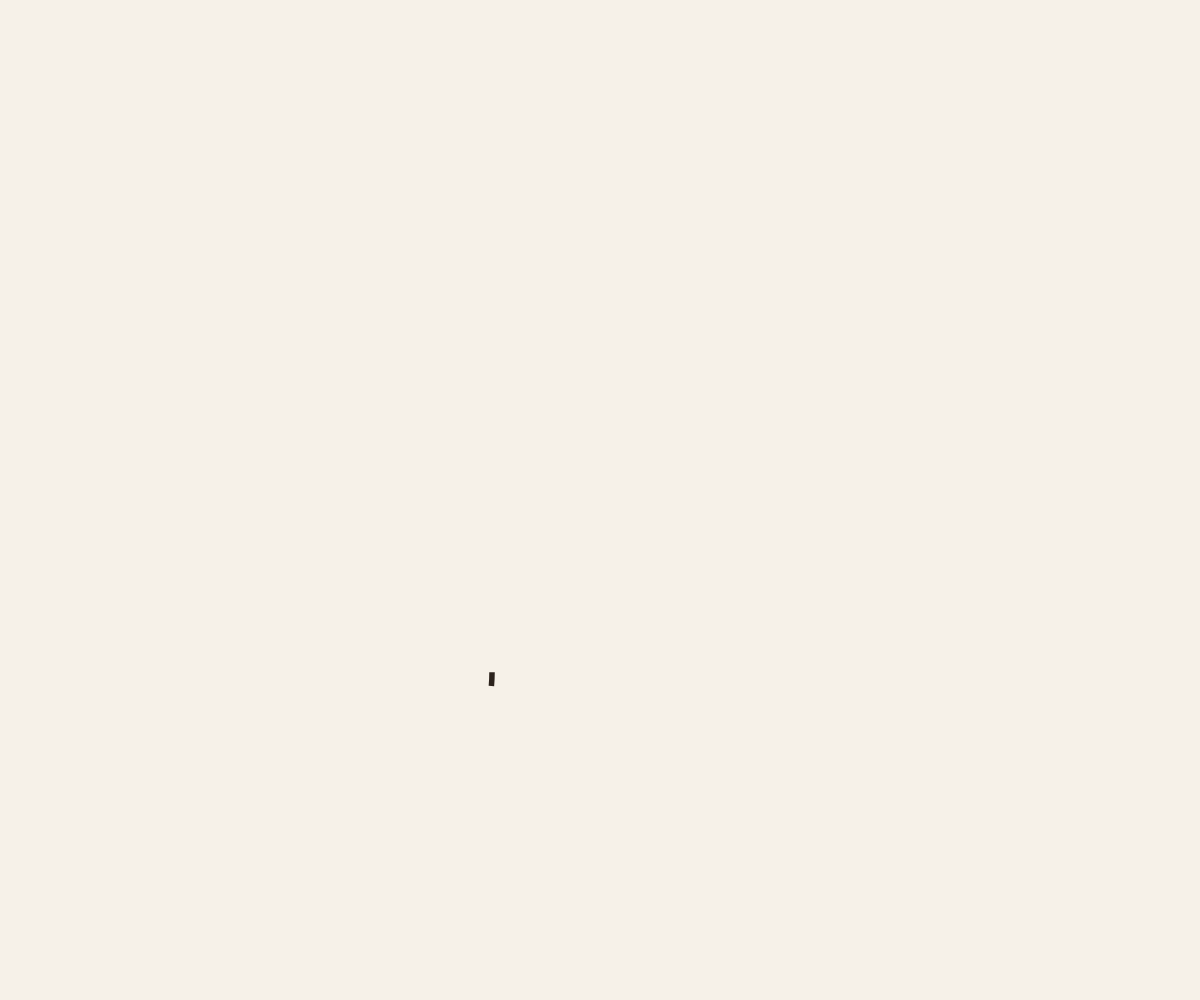
Frame 1 (no input)
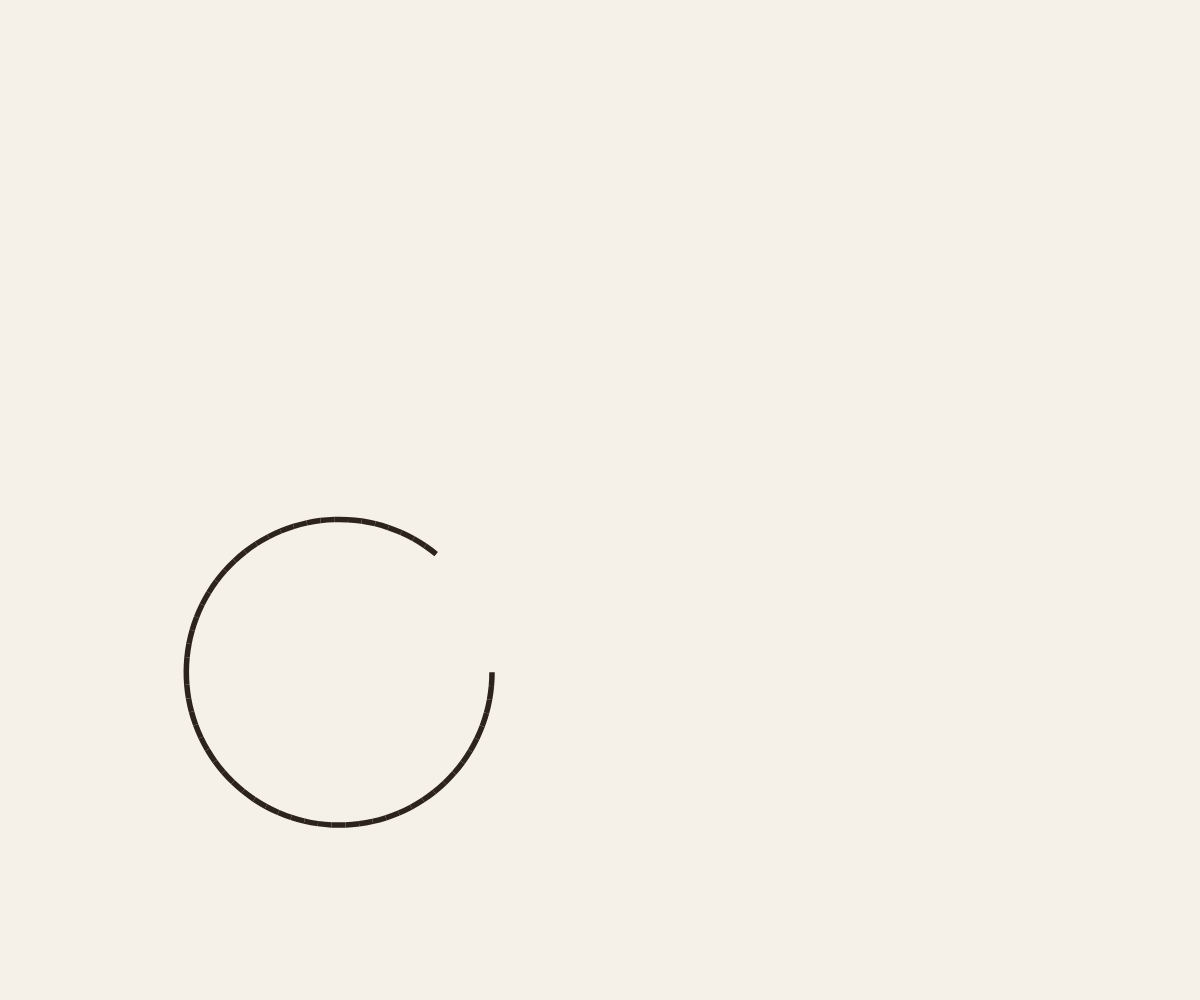
Frame 60 (no input)
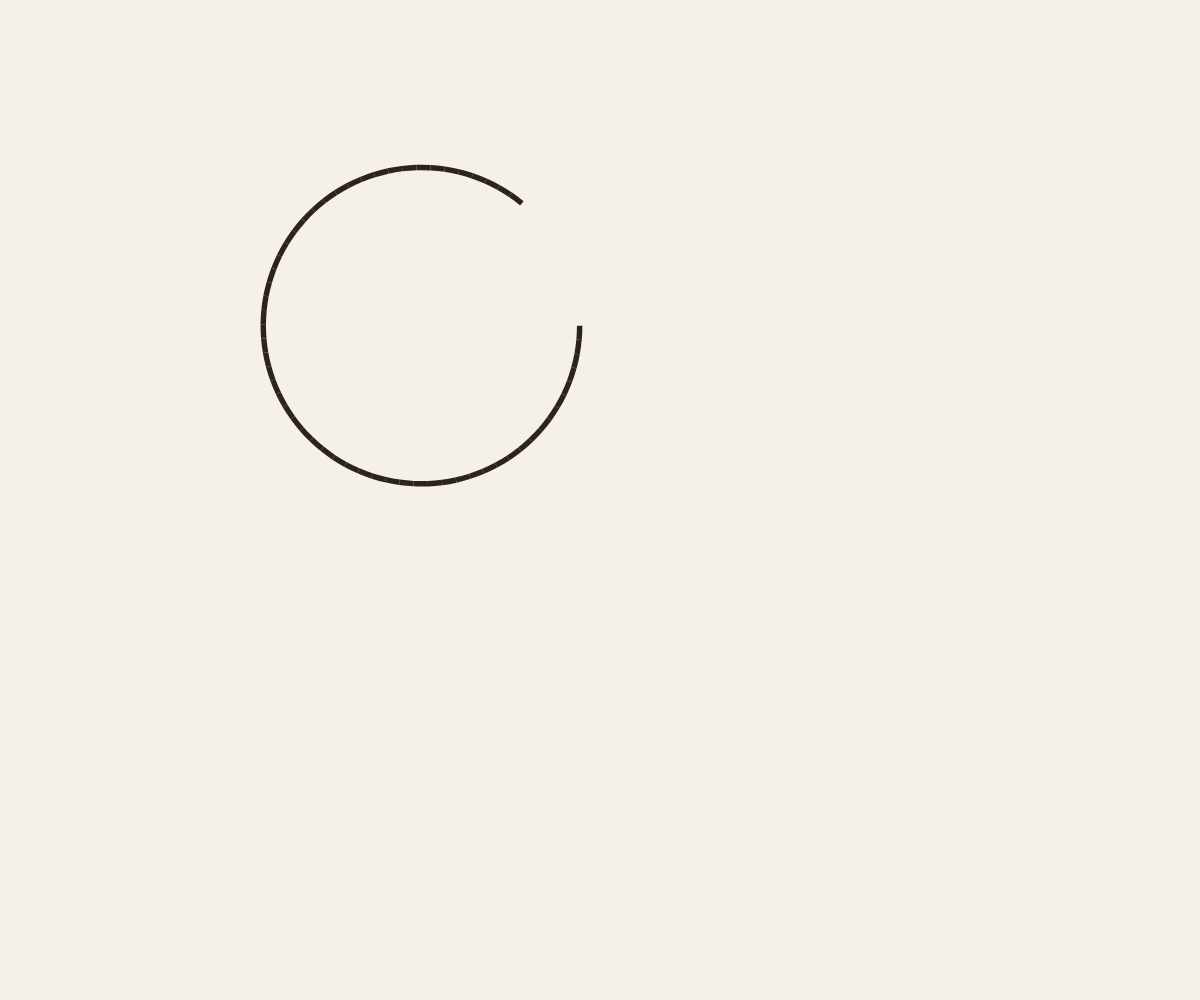
Frame 120 (the mouse pressed at the canvas centre since frame 60)

The p5.js sketch that drew these frames (run headless with seeded random() and noise() and a simulated clock; from frame 60 on, the mouse is pressed at the canvas centre):

// p5.js sketch
// ── sketch.js
const sketchCredits = {
  title: "doodle diary circles",
  author: "@camellia_doodle",
  url: "https://www.instagram.com/p/DTQC1gpE-6S/",
};

registerSketchCredits(sketchCredits);

const BG_COLOR = [246, 241, 232];
const CIRCLE_STROKE_COLOR = [44, 35, 28];
const VIEWPORT_MARGIN = 2;

const TOUCH_EPSILON = 1.2;
const TANGENT_SOLVER_EPSILON = 0.000001;
const TANGENT_COLLAPSE_EPSILON = 0.0001;

const REFERENCE_CANVAS_AREA = 1280 * 800;
const MIN_AREA_SCALE = 0.45;
const MAX_AREA_SCALE = 3.5;
const MIN_GLOBAL_CIRCLE_CAP = 24;

const TWO_PARENT_PROPOSAL_CHANCE = 0.35;
const SINGLE_PARENT_PROPOSAL_CHANCE = 0.9;
const TWO_PARENT_PICK_ATTEMPTS = 24;
const SEED_ATTEMPTS = 180;

const DEFAULT_STROKE_DRAW_SPEED_MIN = 2.4;
const DEFAULT_STROKE_DRAW_SPEED_SCALE = 0.18;
const FALLBACK_4X_BURST_CHANCE = 0.5;
const FALLBACK_4X_BURST_MIN = 10;
const FALLBACK_4X_BURST_MAX = 50;

const MONDRIAAN_FILLER_SCALE = 0.0018;
const MONDRIAAN_FILLER_MIN = 0.8;
const MONDRIAAN_FILLER_MAX = 1.4;
const MONDRIAAN_BORDER_MULTIPLIER = 4;
const MONDRIAAN_BORDER_JITTER_MIN = -0.25;
const MONDRIAAN_BORDER_JITTER_MAX = 0.25;
const MONDRIAAN_BORDER_STROKE_MIN = 1.2;
const SKETCH_FRAME_RATE = 60;
const TIER_MIN_RADIUS_PX = 5;
const TIER_MIN_RADIUS_SPAN_PX = 1;
const CANDIDATE_SCORE_TOUCH_WEIGHT = 140;
const CANDIDATE_SCORE_GAP_WEIGHT = 7;
const CANDIDATE_SCORE_NOISE_MAX = 0.35;
const FALLBACK_SPEED_1_MULTIPLIER = 0.5;
const FALLBACK_SPEED_2_MULTIPLIER = 2;
const FALLBACK_SPEED_4_MULTIPLIER = 4;
const FALLBACK_1X_PLACEMENT_FRAME_INTERVAL = 3;

const TIER_CONFIGS = [
  { name: "large", minFactor: 0.11, maxFactor: 0.17, density: 0.42, hardCap: 10, attempts: 360, maxFailures: 80 },
  { name: "medium", minFactor: 0.07, maxFactor: 0.105, density: 0.52, hardCap: 24, attempts: 380, maxFailures: 95 },
  { name: "small", minFactor: 0.045, maxFactor: 0.068, density: 0.6, hardCap: 50, attempts: 420, maxFailures: 120 },
  { name: "smaller", minFactor: 0.03, maxFactor: 0.045, density: 0.68, hardCap: 90, attempts: 480, maxFailures: 135 },
  { name: "tiny", minFactor: 0.02, maxFactor: 0.03, density: 0.76, hardCap: 140, attempts: 540, maxFailures: 155 },
];

const circles = [];
const tierSequence = [];
let activeCircle = null;
let tierIndex = 0;
let isComplete = false;
let globalMaxCircles = 0;
let hasValidatedPacking = false;

function setup() {
  createCanvas(windowWidth, windowHeight);
  frameRate(SKETCH_FRAME_RATE);
  startPacking();
}

function draw() {
  if (activeCircle) {
    animateCircleDrawing(activeCircle);
    return;
  }

  if (isComplete) return;
  if (shouldSkipPlacementFrame(frameCount)) return;

  placeNextCircle();
}

function startPacking() {
  background(...BG_COLOR);
  circles.length = 0;
  tierSequence.length = 0;
  buildTierSequence();
  tierIndex = 0;
  activeCircle = null;
  isComplete = false;
  hasValidatedPacking = false;
  loop();

  if (!tierSequence.length) {
    finishSketch();
    return;
  }

  const seed = createRandomSeedCircle(tierSequence[0]);
  if (!seed) {
    finishSketch();
    return;
  }

  circles.push(seed);
  tierSequence[0].placed += 1;
  activeCircle = seed;
}

function buildTierSequence() {
  const scale = min(width, height);
  const area = width * height;
  const areaScale = constrain(area / REFERENCE_CANVAS_AREA, MIN_AREA_SCALE, MAX_AREA_SCALE);

  for (const tier of TIER_CONFIGS) {
    const minRadius = max(TIER_MIN_RADIUS_PX, scale * tier.minFactor);
    const maxRadius = max(minRadius + TIER_MIN_RADIUS_SPAN_PX, scale * tier.maxFactor);
    const avgRadius = (minRadius + maxRadius) * 0.5;
    const areaPerCircle = PI * avgRadius * avgRadius;
    const densityCap = floor((area * tier.density) / areaPerCircle);
    const scaledHardCap = max(1, floor(tier.hardCap * areaScale));

    tierSequence.push({
      name: tier.name,
      minRadius,
      maxRadius,
      maxCount: max(1, min(scaledHardCap, densityCap)),
      attempts: tier.attempts,
      maxFailures: tier.maxFailures,
      placed: 0,
      failures: 0,
    });
  }

  const totalTierCapacity = tierSequence.reduce((sum, tier) => sum + tier.maxCount, 0);
  globalMaxCircles = max(MIN_GLOBAL_CIRCLE_CAP, totalTierCapacity);
}

function createRandomSeedCircle(tier) {
  for (let i = 0; i < SEED_ATTEMPTS; i += 1) {
    const radius = random(tier.minRadius, tier.maxRadius);
    const x = random(radius + VIEWPORT_MARGIN, width - radius - VIEWPORT_MARGIN);
    const y = random(radius + VIEWPORT_MARGIN, height - radius - VIEWPORT_MARGIN);
    const candidate = createCircle(x, y, radius, tier.name);
    if (!overlapsExisting(candidate)) return candidate;
  }
  return null;
}

function placeNextCircle() {
  while (tierIndex < tierSequence.length && tierSequence[tierIndex].placed >= tierSequence[tierIndex].maxCount) {
    tierIndex += 1;
  }

  if (tierIndex >= tierSequence.length || circles.length >= globalMaxCircles) {
    finishSketch();
    return;
  }

  const tier = tierSequence[tierIndex];
  const next = findNextCircleForTier(tier);

  if (!next) {
    tier.failures += 1;
    if (tier.failures >= tier.maxFailures) {
      tierIndex += 1;
      if (tierIndex >= tierSequence.length) {
        finishSketch();
      }
    }
    return;
  }

  circles.push(next);
  tier.placed += 1;
  tier.failures = 0;
  activeCircle = next;

  if (circles.length >= globalMaxCircles) finishSketch();
}

function findNextCircleForTier(tier) {
  let bestCandidate = null;
  let bestScore = -Infinity;

  for (let i = 0; i < tier.attempts; i += 1) {
    const radius = random(tier.minRadius, tier.maxRadius);
    const point = proposeCandidatePoint(radius);
    if (!point) continue;

    const candidate = createCircle(point.x, point.y, radius, tier.name);
    if (!fitsInViewport(candidate.x, candidate.y, candidate.r)) continue;
    if (overlapsExisting(candidate)) continue;

    const touchCount = countTouchingNeighbors(candidate);
    if (circles.length > 0 && touchCount === 0) continue;
    const touchGap = nearestTouchGap(candidate);
    let score =
      touchCount * CANDIDATE_SCORE_TOUCH_WEIGHT -
      touchGap * CANDIDATE_SCORE_GAP_WEIGHT +
      random(0, CANDIDATE_SCORE_NOISE_MAX);

    if (score > bestScore) {
      bestScore = score;
      bestCandidate = candidate;
    }
  }

  return bestCandidate;
}

function proposeCandidatePoint(radius) {
  if (!circles.length) {
    return {
      x: random(radius + VIEWPORT_MARGIN, width - radius - VIEWPORT_MARGIN),
      y: random(radius + VIEWPORT_MARGIN, height - radius - VIEWPORT_MARGIN),
    };
  }

  if (circles.length >= 2 && random() < TWO_PARENT_PROPOSAL_CHANCE) {
    const twoParentPoint = buildTwoParentTouchPoint(radius);
    if (twoParentPoint) return twoParentPoint;
  }

  if (random() < SINGLE_PARENT_PROPOSAL_CHANCE) {
    return buildSingleParentTouchPoint(radius);
  }

  return {
    x: random(radius + VIEWPORT_MARGIN, width - radius - VIEWPORT_MARGIN),
    y: random(radius + VIEWPORT_MARGIN, height - radius - VIEWPORT_MARGIN),
  };
}

function buildSingleParentTouchPoint(radius) {
  const parent = random(circles);
  const angle = random(TWO_PI);
  const distanceFromParent = parent.r + radius;
  return {
    x: parent.x + cos(angle) * distanceFromParent,
    y: parent.y + sin(angle) * distanceFromParent,
  };
}

function buildTwoParentTouchPoint(radius) {
  for (let i = 0; i < TWO_PARENT_PICK_ATTEMPTS; i += 1) {
    const a = random(circles);
    const b = random(circles);
    if (a === b) continue;

    const intersections = getTangentIntersections(a, b, radius);
    if (!intersections.length) continue;

    return random(intersections);
  }

  return null;
}

function getTangentIntersections(a, b, radius) {
  const targetA = a.r + radius;
  const targetB = b.r + radius;
  const dx = b.x - a.x;
  const dy = b.y - a.y;
  const distance = sqrt(dx * dx + dy * dy);

  if (distance <= 0) return [];
  if (distance > targetA + targetB + TANGENT_SOLVER_EPSILON) return [];
  if (distance < abs(targetA - targetB) - TANGENT_SOLVER_EPSILON) return [];

  const along = (targetA * targetA - targetB * targetB + distance * distance) / (2 * distance);
  const heightSq = targetA * targetA - along * along;
  if (heightSq < -TANGENT_SOLVER_EPSILON) return [];

  const height = sqrt(max(0, heightSq));
  const baseX = a.x + (along * dx) / distance;
  const baseY = a.y + (along * dy) / distance;
  const offsetX = (-dy * height) / distance;
  const offsetY = (dx * height) / distance;

  if (height < TANGENT_COLLAPSE_EPSILON) {
    return [{ x: baseX, y: baseY }];
  }

  return [
    { x: baseX + offsetX, y: baseY + offsetY },
    { x: baseX - offsetX, y: baseY - offsetY },
  ];
}

function overlapsExisting(candidate) {
  for (const circle of circles) {
    const minimumDistance = circle.r + candidate.r;
    if (dist(candidate.x, candidate.y, circle.x, circle.y) < minimumDistance) {
      return true;
    }
  }
  return false;
}

function countTouchingNeighbors(candidate) {
  let touches = 0;
  for (const circle of circles) {
    const d = dist(candidate.x, candidate.y, circle.x, circle.y);
    const target = candidate.r + circle.r;
    if (abs(d - target) <= TOUCH_EPSILON) touches += 1;
  }
  return touches;
}

function nearestTouchGap(candidate) {
  if (!circles.length) return 0;

  let nearest = Infinity;
  for (const circle of circles) {
    const d = dist(candidate.x, candidate.y, circle.x, circle.y);
    const target = candidate.r + circle.r;
    const gap = abs(d - target);
    if (gap < nearest) nearest = gap;
  }

  return nearest;
}

function fitsInViewport(x, y, radius) {
  return (
    x - radius > VIEWPORT_MARGIN &&
    x + radius < width - VIEWPORT_MARGIN &&
    y + radius < height - VIEWPORT_MARGIN &&
    y - radius > VIEWPORT_MARGIN
  );
}

function createCircle(x, y, radius, tierName) {
  return {
    x,
    y,
    r: radius,
    tier: tierName,
    strokeW: getMondriaanRectangleStrokeWeight(),
    perimeter: TWO_PI * radius,
    drawProgress: 0,
    drawSpeed: max(DEFAULT_STROKE_DRAW_SPEED_MIN, radius * DEFAULT_STROKE_DRAW_SPEED_SCALE),
  };
}

function getMondriaanRectangleStrokeWeight() {
  const fillerLineWeight = constrain(min(width, height) * MONDRIAAN_FILLER_SCALE, MONDRIAAN_FILLER_MIN, MONDRIAAN_FILLER_MAX);
  const borderWeight = fillerLineWeight * MONDRIAAN_BORDER_MULTIPLIER;
  return max(MONDRIAAN_BORDER_STROKE_MIN, borderWeight + random(MONDRIAAN_BORDER_JITTER_MIN, MONDRIAAN_BORDER_JITTER_MAX));
}

function animateCircleDrawing(circle) {
  const fromDistance = circle.drawProgress;
  circle.drawProgress = min(circle.perimeter, circle.drawProgress + getSpeedAdjustedIncrement(circle.drawSpeed));
  drawCircleStrokeRange(circle, fromDistance, circle.drawProgress);

  if (circle.drawProgress >= circle.perimeter) {
    activeCircle = null;
    if (isComplete || tierIndex >= tierSequence.length) finishSketch();
  }
}

function drawCircleStrokeRange(circle, fromDistance, toDistance) {
  if (toDistance <= fromDistance) return;

  const startAngle = (fromDistance / circle.perimeter) * TWO_PI;
  const endAngle = (toDistance / circle.perimeter) * TWO_PI;

  push();
  noFill();
  stroke(...CIRCLE_STROKE_COLOR);
  strokeWeight(circle.strokeW);
  strokeCap(SQUARE);
  arc(circle.x, circle.y, circle.r * 2, circle.r * 2, startAngle, endAngle);
  pop();
}

function finishSketch() {
  isComplete = true;
  if (!hasValidatedPacking) {
    validatePackingInvariants();
    hasValidatedPacking = true;
  }
  if (!activeCircle) noLoop();
}

function validatePackingInvariants() {
  for (let i = 0; i < circles.length; i += 1) {
    const circleA = circles[i];
    let touchingNeighbors = 0;

    for (let j = 0; j < circles.length; j += 1) {
      if (i === j) continue;

      const circleB = circles[j];
      const d = dist(circleA.x, circleA.y, circleB.x, circleB.y);
      const minimumDistance = circleA.r + circleB.r;
      if (d < minimumDistance) {
        console.error("Circle packing invariant failed: intersecting circles", {
          indexA: i,
          indexB: j,
          distance: d,
          minimumDistance,
        });
        return false;
      }

      if (abs(d - minimumDistance) <= TOUCH_EPSILON) touchingNeighbors += 1;
    }

    if (i > 0 && touchingNeighbors === 0) {
      console.error("Circle packing invariant failed: isolated non-seed circle", {
        index: i,
      });
      return false;
    }
  }

  return true;
}

function mousePressed(event) {
  if (event && event.target && (event.target.closest(".main-controls") || event.target.closest(".main-credit"))) return;
  startPacking();
}

function windowResized() {
  resizeCanvas(windowWidth, windowHeight);
  startPacking();
}

function getMainSpeedMode() {
  if (window.HUAHUA_APP && typeof window.HUAHUA_APP.getSpeedMode === "function") {
    return window.HUAHUA_APP.getSpeedMode();
  }
  if (!window.HUAHUA_APP || !Number.isFinite(window.HUAHUA_APP.speed)) return 1;
  const speed = window.HUAHUA_APP.speed;
  if (speed === 2 || speed === 4) return speed;
  return 1;
}

function shouldSkipPlacementFrame(frameIndex) {
  if (window.HUAHUA_APP && typeof window.HUAHUA_APP.shouldSkipPlacementFrame === "function") {
    return window.HUAHUA_APP.shouldSkipPlacementFrame(frameIndex);
  }
  return getMainSpeedMode() === 1 && frameIndex % FALLBACK_1X_PLACEMENT_FRAME_INTERVAL !== 0;
}

function getSpeedAdjustedIncrement(baseIncrement) {
  if (window.HUAHUA_APP && typeof window.HUAHUA_APP.getStrokeIncrement === "function") {
    return window.HUAHUA_APP.getStrokeIncrement(baseIncrement);
  }

  const speedMode = getMainSpeedMode();
  if (speedMode === 1) return baseIncrement * FALLBACK_SPEED_1_MULTIPLIER;
  if (speedMode === 2) return baseIncrement * FALLBACK_SPEED_2_MULTIPLIER;

  let increment = baseIncrement * FALLBACK_SPEED_4_MULTIPLIER;
  if (random() < FALLBACK_4X_BURST_CHANCE) {
    increment += baseIncrement * random(FALLBACK_4X_BURST_MIN, FALLBACK_4X_BURST_MAX);
  }
  return increment;
}

function registerSketchCredits(credits) {
  if (window.HUAHUA_APP && typeof window.HUAHUA_APP.setCredits === "function") {
    window.HUAHUA_APP.setCredits(credits);
    return;
  }
  window.HUAHUA_PENDING_CREDITS = credits;
}
